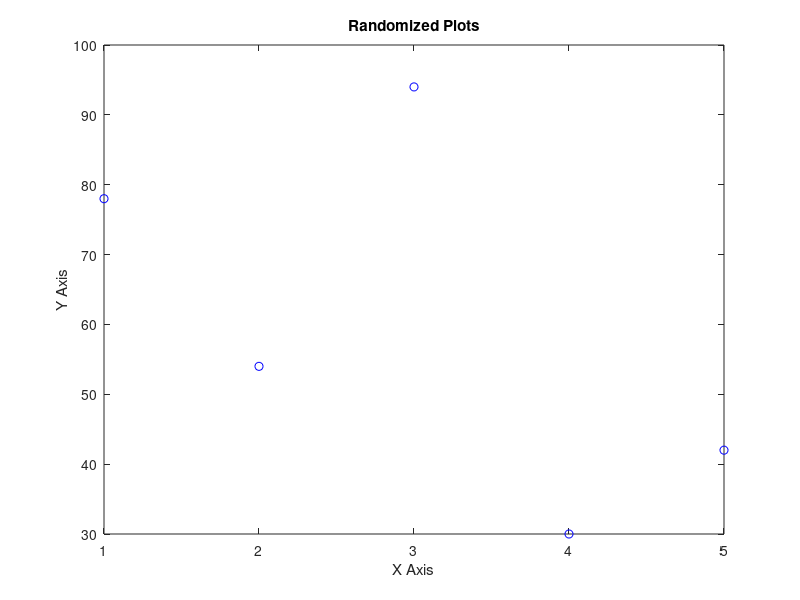

Recreate this plot in MATLAB.
% randomplots

% This script experiments with random plots

% Prompt user for number of x values
number_x = input('Enter the number of x values: ');

% Y vector with random integers in the 1 to 100 range
min = 1;
max = 100;

y_vector = round(rand(1,number_x)*(max - min) + min);
x_vector = 1:length(y_vector);

% Plot the random values
plot(x_vector,y_vector,'bo')
xlabel('X Axis')
ylabel('Y Axis')
title('Randomized Plots')
